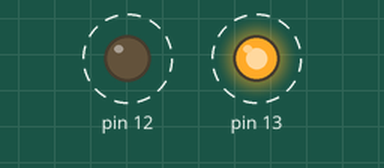
This sketch was run on a simulated Arduino Uno, built with avr-gcc and run on an emulated ATmega328P. Parts: output pins drawn as LEDs (lit = HIGH). Dashed ring = blinking.

Above: at 0.1 s.
Timing chart, 0 to 3.0 s (numbered marks = the images above):
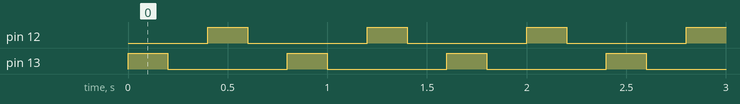

Measured:
- by itself, pin 12, pin 13: alternates HIGH for 0.20 s and LOW for 0.60 s
- by itself, everything shown: repeats every 0.80 s, in 4 steps

The sketch:

week11yus.ino
```cpp
void setup() {
  // initialize digital pin LED_BUILTIN as an output.
  pinMode(13, OUTPUT);
  pinMode(12, OUTPUT);
}

// the loop function runs over and over again forever

void loop() {
  digitalWrite(13, HIGH);
  delay(200);
   digitalWrite(13, LOW);
  delay(200);
  digitalWrite(12, HIGH);
   delay(200);
  digitalWrite(12, LOW);
  delay(200);

}
```
